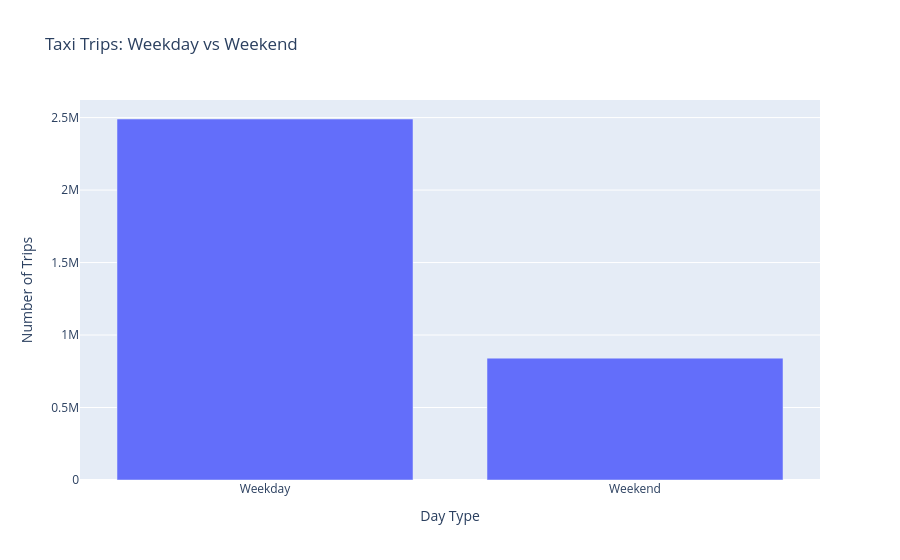

Notebook code for this chart:
### Code cell
# Taxi trips Weekday vs Weekend
day_type = (
    df_taxi_c['pickup_day_type']
    .value_counts()
    .reset_index()
)

day_type.columns = ['day_type', 'trips']

fig = px.bar(
    day_type,
    x='day_type',
    y='trips',
    title='Taxi Trips: Weekday vs Weekend',
    labels={
        'day_type': 'Day Type',
        'trips': 'Number of Trips'
    }
)

fig.show()

### Figure 1 — Plotly figure (JSON) as saved in the notebook; plotly's stock layout.template omitted (floating-point values rounded to 4 significant figures)
{"data": [{"hovertemplate": "Day Type=%{x}<br>Number of Trips=%{y}<extra></extra>", "legendgroup": "", "marker": {"color": "#636efa", "pattern": {"shape": ""}}, "name": "", "orientation": "v", "showlegend": false, "textposition": "auto", "type": "bar", "x": ["Weekday", "Weekend"], "xaxis": "x", "y": [2490134, 840631], "yaxis": "y"}], "layout": {"autosize": true, "barmode": "relative", "legend": {"tracegroupgap": 0}, "title": {"text": "Taxi Trips: Weekday vs Weekend"}, "xaxis": {"anchor": "y", "autorange": true, "domain": [0, 1], "range": [-0.5, 1.5], "title": {"text": "Day Type"}, "type": "category"}, "yaxis": {"anchor": "x", "autorange": true, "domain": [0, 1], "range": [0, 2621000.0], "title": {"text": "Number of Trips"}, "type": "linear"}}}
